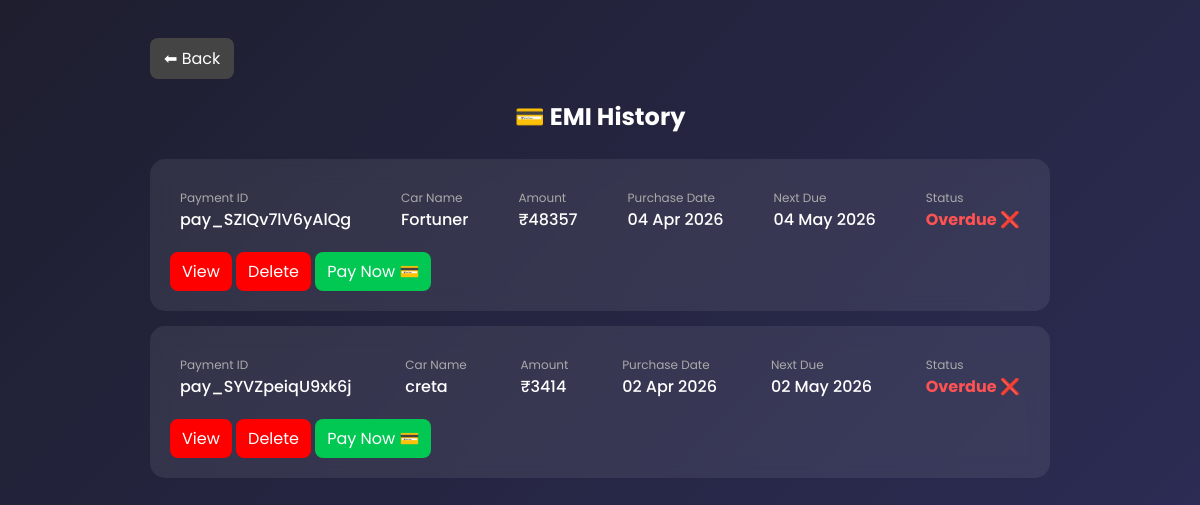
The page /core/history/ on the database its author committed.
### core/models.py (models this page shows, shortened)
class EMIHistory(models.Model):
    payment_id = models.CharField(max_length=200)
    amount = models.IntegerField()
    date = models.DateTimeField(auto_now_add=True)
    car_name=models.CharField(max_length=100,null=True)
    created_at = models.DateTimeField(auto_now_add=True,null=True)
    next_due_date = models.DateField(null=True, blank=True)
    is_paid = models.BooleanField(default=False,null=True)
    total_emi = models.IntegerField(null=True, blank=True)
    paid_emi = models.IntegerField(null=True, blank=True)
    def get_status(self):
        today = timezone.now().date()
        if self.next_due_date:
            if today > self.next_due_date:
                return "Overdue ❌"
            elif self.next_due_date - today <= timedelta(days=3):
                return "Due Soon ⚠️"
            else:
                return "Paid ✅"
        return "Not Set"

### core/views.py (the view)
# urls.py: path('history/', views.history_page),
def history_page(request):
    data = EMIHistory.objects.all().order_by('-id')
    return render(request, "emi/history.html", {"data": data})

### templates/emi/history.html (shortened to what this page needs)
<!DOCTYPE html>
<html lang="en">
<head>
</head>
<body>
<div class="container">
    <div class="header">
        <a href="/core/cars/" class="back-btn">⬅ Back</a>
    </div>
<h2>💳 EMI History</h2>
{% if data %}
    {% for item in data %}
    <div class="card">
        <div class="row">
            <div class="item">
                <div class="label">Payment ID</div>
                <div class="value">{{ item.payment_id }}</div>
            </div>
            <div class="item">
                <div class="label">Car Name</div>
                <div class="value">{{ item.car_name|default:"No Car" }}</div>
            </div>
            <div class="item">
                <div class="label">Amount</div>
                <div class="value">₹{{ item.amount }}</div>
            </div>
            <div class="item">
                <div class="label">Purchase Date</div>
                <div class="value">
                    {{ item.created_at|date:"d M Y"|default:"N/A" }}
                </div>
            </div>
            <div class="item">
                <div class="label">Next Due</div>
                <div class="value">
                    {{ item.next_due_date|date:"d M Y"|default:"Not Set" }}
                </div>
            </div>
            <div class="item">
                <div class="label">Status</div>
                {% if item.get_status == "Overdue ❌" %}
                    <div class="value status-overdue">{{ item.get_status }}</div>
                {% elif item.get_status == "Due Soon ⚠️" %}
                    <div class="value status-warning">{{ item.get_status }}</div>
                {% else %}
                    <div class="value status-paid">{{ item.get_status }}</div>
                {% endif %}
            </div>
        </div>
        <a href="{% url 'view_history' item.id %}" class="btn">View</a>
        <a href="{% url 'delete_history' item.id %}" class="btn">Delete</a>
        {% if item.get_status == "Due Soon ⚠️" or item.get_status == "Overdue ❌" %}
            <a href="{% url 'next_emi' item.id %}" class="btn pay">
                Pay Now 💳
            </a>
        {% else %}
            <span style="color:gray; margin-left:10px;">No Action</span>
        {% endif %}
    </div>
    {% endfor %}
{% else %}
    <h3 style="text-align:center;">No Data Found 😕</h3>
{% endif %}
</div>
</body>
</html>

### templates/emi/history.html (style rules this page uses)
body { background: linear-gradient(135deg, #1e1e2f, #2c2c54); font-family: 'Poppins', sans-serif; color: white; padding: 20px; }
.container { max-width: 900px; margin: auto; }
h2 { text-align: center; margin-bottom: 25px; }
.card { background: rgba(255,255,255,0.08); padding: 20px; border-radius: 15px; margin-bottom: 15px; backdrop-filter: blur(10px); transition: 0.3s; }
.row { display: flex; justify-content: space-between; flex-wrap: wrap; }
.item { margin: 10px; }
.label { font-size: 12px; color: #aaa; }
.value { font-weight: 500; }
.status-overdue { color: #ff5252; font-weight: bold; }
.btn { margin-top: 10px; display: inline-block; padding: 7px 12px; border-radius: 8px; color: white; text-decoration: none; background: red; }
.pay { background: #00c853; }
.back-btn { display: inline-block; margin-top: 10px; padding: 8px 14px; background: #444; border-radius: 8px; color: white; text-decoration: none; }

### rows shown on the page
EMIHistory: payment_id "pay_SZIQv7lV6yAlQg", car_name "Fortuner", amount "48357", created_at "04 Apr 2026", next_due_date "04 May 2026", get_status "Overdue ❌", shows "Pay Now 💳"
EMIHistory: payment_id "pay_SYVZpeiqU9xk6j", car_name "creta", amount "3414", created_at "02 Apr 2026", next_due_date "02 May 2026", get_status "Overdue ❌", shows "Pay Now 💳"
